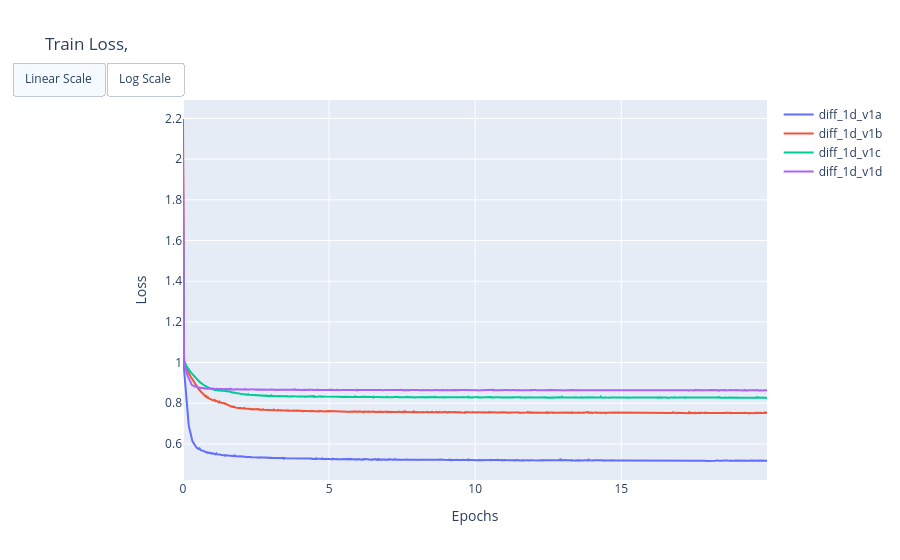

This figure's notebook cell:
### Code cell
evals.plot_loss(run)

### Figure 1 — Plotly figure (JSON) as saved in the notebook; plotly's stock layout.template omitted (floating-point values rounded to 4 significant figures; data arrays with more than 128 entries replaced by an {"elided": "..."} marker saying what was removed)
{"data": [{"mode": "lines", "name": "diff_1d_v1a", "showlegend": true, "type": "scatter", "visible": true, "x": {"elided": "1660 float values"}, "y": {"elided": "1660 float values"}}, {"mode": "lines", "name": "diff_1d_v1b", "showlegend": true, "type": "scatter", "visible": true, "x": {"elided": "1660 float values"}, "y": {"elided": "1660 float values"}}, {"mode": "lines", "name": "diff_1d_v1c", "showlegend": true, "type": "scatter", "visible": true, "x": {"elided": "1660 float values"}, "y": {"elided": "1660 float values"}}, {"mode": "lines", "name": "diff_1d_v1d", "showlegend": true, "type": "scatter", "visible": true, "x": {"elided": "1660 float values"}, "y": {"elided": "1660 float values"}}], "layout": {"title": {"text": " Train Loss, "}, "updatemenus": [{"buttons": [{"args": [{"yaxis.type": "linear"}], "label": "Linear Scale", "method": "relayout"}, {"args": [{"yaxis.type": "log"}], "label": "Log Scale", "method": "relayout"}], "direction": "right", "showactive": true, "type": "buttons", "x": 0, "y": 1.1}], "xaxis": {"title": {"text": "Epochs"}}, "yaxis": {"title": {"text": " Loss"}}}}
